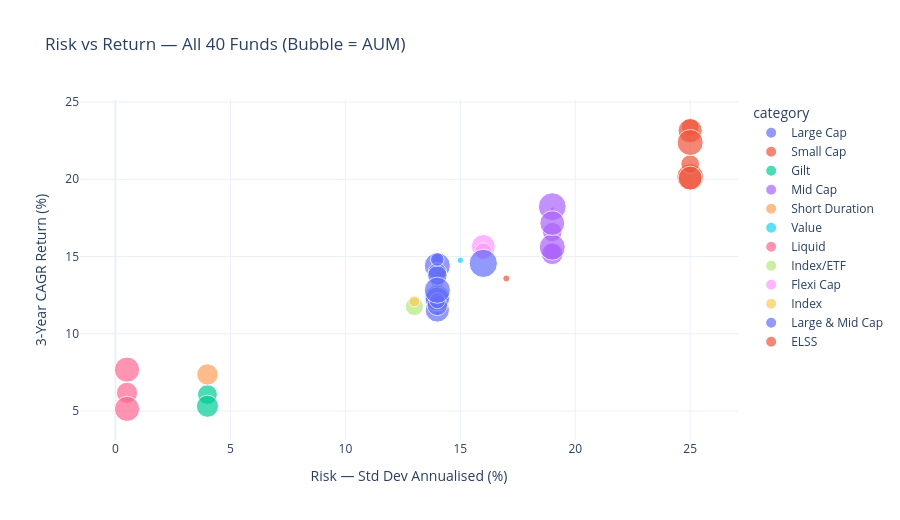

Here is the notebook cell this chart was saved with:
### Markdown cell above
## Chart 10 — Risk vs Return Scatter (All 40 Funds)

### Code cell
fig = px.scatter(
    perf, x='std_dev_ann_pct', y='return_3yr_pct',
    size='aum_crore', color='category',
    hover_name='scheme_name',
    hover_data={'sharpe_ratio': True, 'aum_crore': True},
    labels={
        'std_dev_ann_pct': 'Risk — Std Dev Annualised (%)',
        'return_3yr_pct':  '3-Year CAGR Return (%)',
        'aum_crore':       'AUM (Crore)'
    },
    title='Risk vs Return — All 40 Funds (Bubble = AUM)',
    template='plotly_white', height=520
)
fig.write_html(str(REPORTS / 'chart10_risk_return.html'))
fig.show()
print('Chart 10 saved ✅')

### Figure 1 — Plotly figure (JSON) as saved in the notebook; plotly's stock layout.template omitted (floating-point values rounded to 4 significant figures)
{"data": [{"customdata": [[0.88, 14290.0], [0.81, 1231.0], [1.06, 6434.0], [0.96, 10610.0], [0.82, 36020.0], [1.03, 41550.0], [1.0, 20910.0], [0.88, 39480.0], [0.87, 35580.0], [0.85, 25800.0], [0.87, 15870.0], [0.98, 23500.0], [1.06, 11360.0], [0.92, 41830.0]], "hovertemplate": "<b>%{hovertext}</b><br><br>category=Large Cap<br>Risk — Std Dev Annualised (%)=%{x}<br>3-Year CAGR Return (%)=%{y}<br>AUM (Crore)=%{customdata[1]}<br>sharpe_ratio=%{customdata[0]}<extra></extra>", "hovertext": ["SBI Bluechip Fund - Regular Plan - Growth", "SBI Bluechip Fund - Direct Plan - Growth", "HDFC Top 100 Fund - Regular Plan - Growth", "HDFC Top 100 Fund - Direct Plan - Growth", "ICICI Pru Bluechip Fund - Regular - Growth", "ICICI Pru Bluechip Fund - Direct - Growth", "Nippon India Large Cap Fund - Regular - Growth", "Nippon India Large Cap Fund - Direct - Growth", "Kotak Bluechip Fund - Regular - Growth", "Axis Bluechip Fund - Regular - Growth", "Axis Bluechip Fund - Direct - Growth", "ABSL Frontline Equity Fund - Regular - Growth", "Mirae Asset Large Cap Fund - Regular - Growth", "DSP Top 100 Equity Fund - Regular - Growth"], "legendgroup": "Large Cap", "marker": {"color": "#636efa", "size": [14288, 1231, 6434, 10611, 36022, 41553, 20909, 39475, 35585, 25803, 15866, 23500, 11361, 41828], "sizemode": "area", "sizeref": 122.6, "symbol": "circle"}, "mode": "markers", "name": "Large Cap", "orientation": "v", "showlegend": true, "type": "scatter", "x": [14.0, 14.0, 14.0, 14.0, 14.0, 14.0, 14.0, 14.0, 14.0, 14.0, 14.0, 14.0, 14.0, 14.0], "xaxis": "x", "y": [12.36, 11.3, 14.84, 13.38, 11.54, 14.41, 14.0, 12.33, 12.25, 11.84, 12.14, 13.78, 14.81, 12.82], "yaxis": "y"}, {"customdata": [[0.94, 19260.0], [0.93, 36060.0], [0.81, 43630.0], [0.84, 21540.0], [0.9, 41610.0], [0.8, 35120.0]], "hovertemplate": "<b>%{hovertext}</b><br><br>category=Small Cap<br>Risk — Std Dev Annualised (%)=%{x}<br>3-Year CAGR Return (%)=%{y}<br>AUM (Crore)=%{customdata[1]}<br>sharpe_ratio=%{customdata[0]}<extra></extra>", "hovertext": ["SBI Small Cap Fund - Regular Plan - Growth", "SBI Small Cap Fund - Direct Plan - Growth", "Nippon India Small Cap Fund - Regular - Growth", "Axis Small Cap Fund - Regular - Growth", "ABSL Small Cap Fund - Regular - Growth", "DSP Small Cap Fund - Regular - Growth"], "legendgroup": "Small Cap", "marker": {"color": "#EF553B", "size": [19259, 36061, 43630, 21545, 41613, 35124], "sizemode": "area", "sizeref": 122.6, "symbol": "circle"}, "mode": "markers", "name": "Small Cap", "orientation": "v", "showlegend": true, "type": "scatter", "x": [25.0, 25.0, 25.0, 25.0, 25.0, 25.0], "xaxis": "x", "y": [23.39, 23.14, 20.15, 20.98, 22.38, 20.08], "yaxis": "y"}, {"customdata": [[1.52, 24100.0], [1.33, 30030.0]], "hovertemplate": "<b>%{hovertext}</b><br><br>category=Gilt<br>Risk — Std Dev Annualised (%)=%{x}<br>3-Year CAGR Return (%)=%{y}<br>AUM (Crore)=%{customdata[1]}<br>sharpe_ratio=%{customdata[0]}<extra></extra>", "hovertext": ["SBI Magnum Gilt Fund - Regular Plan - Growth", "Nippon India Gilt Securities Fund - Regular - Growth"], "legendgroup": "Gilt", "marker": {"color": "#00cc96", "size": [24101, 30030], "sizemode": "area", "sizeref": 122.6, "symbol": "circle"}, "mode": "markers", "name": "Gilt", "orientation": "v", "showlegend": true, "type": "scatter", "x": [4.0, 4.0], "xaxis": "x", "y": [6.07, 5.31], "yaxis": "y"}, {"customdata": [[0.87, 23180.0], [0.8, 18790.0], [0.95, 979.0], [0.96, 47470.0], [0.8, 29000.0], [0.82, 41730.0], [0.9, 37840.0]], "hovertemplate": "<b>%{hovertext}</b><br><br>category=Mid Cap<br>Risk — Std Dev Annualised (%)=%{x}<br>3-Year CAGR Return (%)=%{y}<br>AUM (Crore)=%{customdata[1]}<br>sharpe_ratio=%{customdata[0]}<extra></extra>", "hovertext": ["HDFC Mid-Cap Opportunities Fund - Regular - Growth", "HDFC Mid-Cap Opportunities Fund - Direct - Growth", "ICICI Pru Midcap Fund - Regular - Growth", "Kotak Emerging Equity Fund - Regular - Growth", "Axis Midcap Fund - Regular - Growth", "UTI Mid Cap Fund - Regular - Growth", "DSP Midcap Fund - Regular - Growth"], "legendgroup": "Mid Cap", "marker": {"color": "#ab63fa", "size": [23185, 18792, 979, 47469, 28996, 41728, 37835], "sizemode": "area", "sizeref": 122.6, "symbol": "circle"}, "mode": "markers", "name": "Mid Cap", "orientation": "v", "showlegend": true, "type": "scatter", "x": [19.0, 19.0, 19.0, 19.0, 19.0, 19.0, 19.0], "xaxis": "x", "y": [16.58, 15.29, 18.08, 18.23, 15.18, 15.61, 17.16], "yaxis": "y"}, {"customdata": [[1.84, 27950.0]], "hovertemplate": "<b>%{hovertext}</b><br><br>category=Short Duration<br>Risk — Std Dev Annualised (%)=%{x}<br>3-Year CAGR Return (%)=%{y}<br>AUM (Crore)=%{customdata[1]}<br>sharpe_ratio=%{customdata[0]}<extra></extra>", "hovertext": ["HDFC Short Term Debt Fund - Regular - Growth"], "legendgroup": "Short Duration", "marker": {"color": "#FFA15A", "size": [27953], "sizemode": "area", "sizeref": 122.6, "symbol": "circle"}, "mode": "markers", "name": "Short Duration", "orientation": "v", "showlegend": true, "type": "scatter", "x": [4.0], "xaxis": "x", "y": [7.37], "yaxis": "y"}, {"customdata": [[0.98, 2571.0]], "hovertemplate": "<b>%{hovertext}</b><br><br>category=Value<br>Risk — Std Dev Annualised (%)=%{x}<br>3-Year CAGR Return (%)=%{y}<br>AUM (Crore)=%{customdata[1]}<br>sharpe_ratio=%{customdata[0]}<extra></extra>", "hovertext": ["ICICI Pru Value Discovery Fund - Regular - Growth"], "legendgroup": "Value", "marker": {"color": "#19d3f3", "size": [2571], "sizemode": "area", "sizeref": 122.6, "symbol": "circle"}, "mode": "markers", "name": "Value", "orientation": "v", "showlegend": true, "type": "scatter", "x": [15.0], "xaxis": "x", "y": [14.76], "yaxis": "y"}, {"customdata": [[7.68, 39120.0], [6.18, 27620.0], [5.14, 39000.0]], "hovertemplate": "<b>%{hovertext}</b><br><br>category=Liquid<br>Risk — Std Dev Annualised (%)=%{x}<br>3-Year CAGR Return (%)=%{y}<br>AUM (Crore)=%{customdata[1]}<br>sharpe_ratio=%{customdata[0]}<extra></extra>", "hovertext": ["ICICI Pru Liquid Fund - Regular - Growth", "Kotak Liquid Fund - Regular - Growth", "ABSL Liquid Fund - Regular - Growth"], "legendgroup": "Liquid", "marker": {"color": "#FF6692", "size": [39116, 27623, 38995], "sizemode": "area", "sizeref": 122.6, "symbol": "circle"}, "mode": "markers", "name": "Liquid", "orientation": "v", "showlegend": true, "type": "scatter", "x": [0.5, 0.5, 0.5], "xaxis": "x", "y": [7.68, 6.18, 5.14], "yaxis": "y"}, {"customdata": [[0.91, 20280.0]], "hovertemplate": "<b>%{hovertext}</b><br><br>category=Index/ETF<br>Risk — Std Dev Annualised (%)=%{x}<br>3-Year CAGR Return (%)=%{y}<br>AUM (Crore)=%{customdata[1]}<br>sharpe_ratio=%{customdata[0]}<extra></extra>", "hovertext": ["Nippon India ETF Nifty 50 BeES"], "legendgroup": "Index/ETF", "marker": {"color": "#B6E880", "size": [20284], "sizemode": "area", "sizeref": 122.6, "symbol": "circle"}, "mode": "markers", "name": "Index/ETF", "orientation": "v", "showlegend": true, "type": "scatter", "x": [13.0], "xaxis": "x", "y": [11.77], "yaxis": "y"}, {"customdata": [[0.98, 35010.0], [0.96, 17910.0]], "hovertemplate": "<b>%{hovertext}</b><br><br>category=Flexi Cap<br>Risk — Std Dev Annualised (%)=%{x}<br>3-Year CAGR Return (%)=%{y}<br>AUM (Crore)=%{customdata[1]}<br>sharpe_ratio=%{customdata[0]}<extra></extra>", "hovertext": ["Kotak Flexicap Fund - Regular - Growth", "UTI Flexi Cap Fund - Regular - Growth"], "legendgroup": "Flexi Cap", "marker": {"color": "#FF97FF", "size": [35012, 17912], "sizemode": "area", "sizeref": 122.6, "symbol": "circle"}, "mode": "markers", "name": "Flexi Cap", "orientation": "v", "showlegend": true, "type": "scatter", "x": [16.0, 16.0], "xaxis": "x", "y": [15.65, 15.34], "yaxis": "y"}, {"customdata": [[0.93, 7350.0]], "hovertemplate": "<b>%{hovertext}</b><br><br>category=Index<br>Risk — Std Dev Annualised (%)=%{x}<br>3-Year CAGR Return (%)=%{y}<br>AUM (Crore)=%{customdata[1]}<br>sharpe_ratio=%{customdata[0]}<extra></extra>", "hovertext": ["UTI Nifty 50 Index Fund - Regular - Growth"], "legendgroup": "Index", "marker": {"color": "#FECB52", "size": [7350], "sizemode": "area", "sizeref": 122.6, "symbol": "circle"}, "mode": "markers", "name": "Index", "orientation": "v", "showlegend": true, "type": "scatter", "x": [13.0], "xaxis": "x", "y": [12.1], "yaxis": "y"}, {"customdata": [[0.91, 49050.0]], "hovertemplate": "<b>%{hovertext}</b><br><br>category=Large & Mid Cap<br>Risk — Std Dev Annualised (%)=%{x}<br>3-Year CAGR Return (%)=%{y}<br>AUM (Crore)=%{customdata[1]}<br>sharpe_ratio=%{customdata[0]}<extra></extra>", "hovertext": ["Mirae Asset Emerging Bluechip Fund - Regular - Growth"], "legendgroup": "Large & Mid Cap", "marker": {"color": "#636efa", "size": [49046], "sizemode": "area", "sizeref": 122.6, "symbol": "circle"}, "mode": "markers", "name": "Large & Mid Cap", "orientation": "v", "showlegend": true, "type": "scatter", "x": [16.0], "xaxis": "x", "y": [14.56], "yaxis": "y"}, {"customdata": [[0.8, 2989.0]], "hovertemplate": "<b>%{hovertext}</b><br><br>category=ELSS<br>Risk — Std Dev Annualised (%)=%{x}<br>3-Year CAGR Return (%)=%{y}<br>AUM (Crore)=%{customdata[1]}<br>sharpe_ratio=%{customdata[0]}<extra></extra>", "hovertext": ["Mirae Asset Tax Saver Fund - Regular - Growth"], "legendgroup": "ELSS", "marker": {"color": "#EF553B", "size": [2989], "sizemode": "area", "sizeref": 122.6, "symbol": "circle"}, "mode": "markers", "name": "ELSS", "orientation": "v", "showlegend": true, "type": "scatter", "x": [17.0], "xaxis": "x", "y": [13.58], "yaxis": "y"}], "layout": {"height": 520, "legend": {"itemsizing": "constant", "title": {"text": "category"}, "tracegroupgap": 0}, "title": {"text": "Risk vs Return — All 40 Funds (Bubble = AUM)"}, "xaxis": {"anchor": "y", "domain": [0, 1], "title": {"text": "Risk — Std Dev Annualised (%)"}}, "yaxis": {"anchor": "x", "domain": [0, 1], "title": {"text": "3-Year CAGR Return (%)"}}}}
